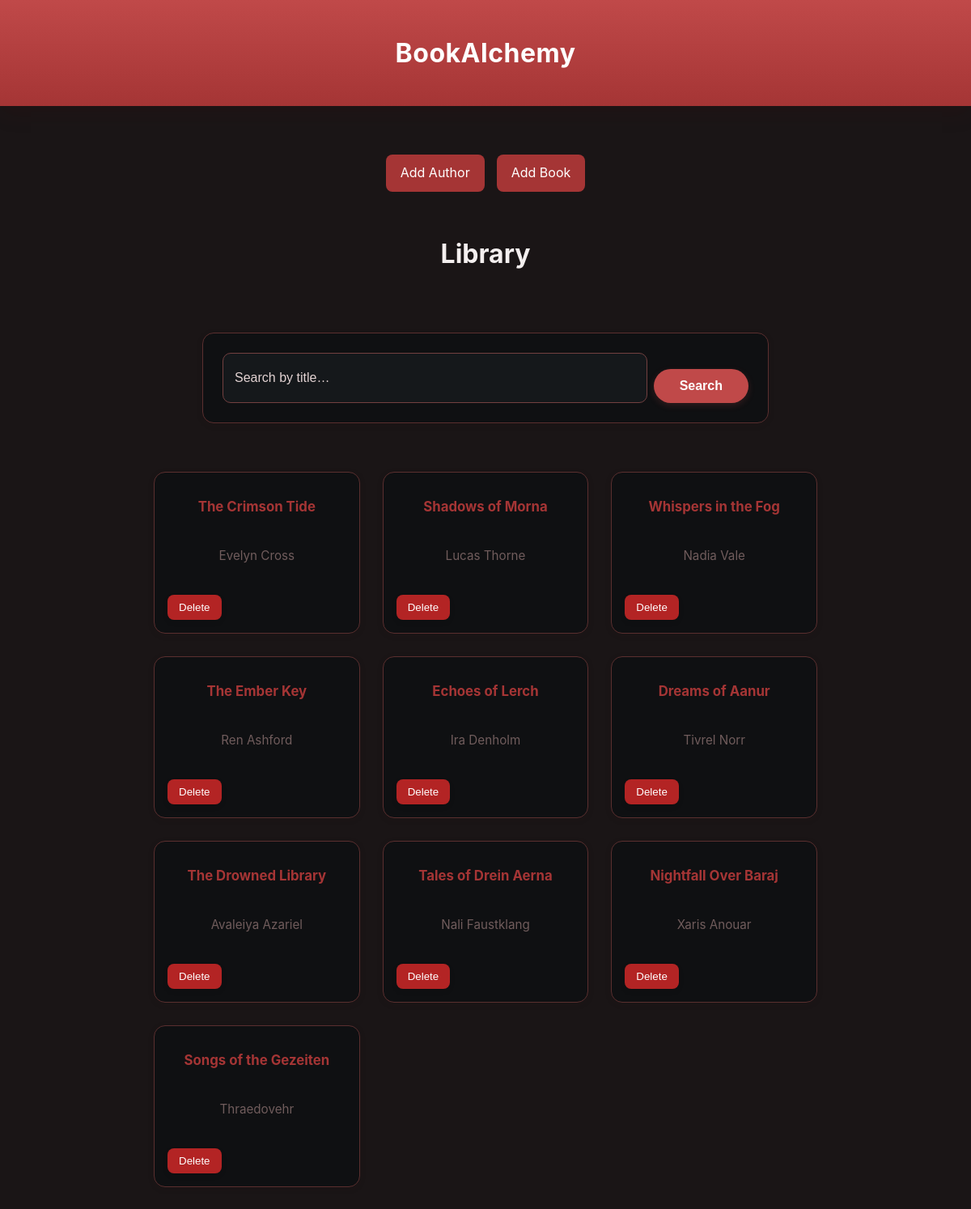
The page / on the database its author committed.
### data_models.py (models this page shows, shortened)
class Book(db.Model):
    __tablename__ = "book"
    id = db.Column(db.Integer, primary_key=True, autoincrement=True)
    isbn = db.Column(db.String(20), unique=True, nullable=False)
    title = db.Column(db.String(150), nullable=False)
    publication_year = db.Column(db.Integer)
    author_id = db.Column(db.Integer, db.ForeignKey('author.id'))
    author = db.relationship('Author', backref='books', lazy=True)
    __table_args__ = (
        db.CheckConstraint("publication_year IS NULL OR publication_year >= 0", name="ck_book_pubyear_nonneg"),
    )

class Author(db.Model):
    __tablename__ = "author"
    id = db.Column(db.Integer, primary_key=True, autoincrement=True)
    name = db.Column(db.String(100), nullable=False)
    birth_date = db.Column(db.String(20))
    date_of_death = db.Column(db.String(20))

### app.py (the view)
@app.route("/", methods=["GET"])
def home():
    q = request.args.get("q", "").strip()
    query = Book.query
    if q:
        query = query.filter(Book.title.ilike(f"%{q}%"))  # LIKE '%q%'
    books = query.all()
    no_results = bool(q) and not books
    return render_template("home.html", books=books, q=q, no_results=no_results)

### templates/home.html (shortened to what this page needs)
<!doctype html>
<html lang="en">
  <head>
    <link rel="stylesheet" href="{{ url_for('static', filename='style.css') }}">
  </head>
  <body class="theme-dark">
    <header>
      <a href="{{ url_for('home') }}" class="logo">BookAlchemy</a>
    </header>
    <div class="container center-flex">
      <div class="nav">
        <a href="{{ url_for('add_author') }}">Add Author</a>
        <a href="{{ url_for('add_book') }}">Add Book</a>
      </div>
      <h1 class="center">Library</h1>
      <form method="get" action="{{ url_for('home') }}" class="search-form card">
        <input type="text" name="q" placeholder="Search by title…" value="{{ q|default('') }}">
        <button type="submit" class="search-btn">Search</button>
      </form>
      <div class="book-grid">
        {% for b in books %}
          <div class="book-card">
            <h3>{{ b.title }}</h3>
            {% if b.author %}<p>{{ b.author.name }}</p>{% endif %}
            <form method="post" action="{{ url_for('delete_book', book_id=b.id) }}">
              <button type="submit" class="delete-btn">Delete</button>
            </form>
          </div>
        {% else %}
          <p class="center">No books yet.</p>
        {% endfor %}
      </div>
    </div>
  </body>
</html>

### static/style.css (style rules this page uses)
:root { --bg: #f9f6f6; --ink: #2b1a1a; --muted: #705c5c; --panel: #ffffff; --line: #e5caca; --accent: #c04949; --accent-2: #a53535; --info: #d37272; --danger: #b32424; --radius: 14px; --shadow-sm: 0 2px 8px rgba(50, 0, 0, 0.08); --shadow-md: 0 10px 24px rgba(70, 0, 0, 0.12); }
* { box-sizing: border-box; }
html, body { height: 100%; }
body { margin: 0; font-family: "Inter", ui-sans-serif, system-ui, -apple-system, Segoe UI, Roboto, Helvetica, Arial, "Apple Color Emoji","Segoe UI Emoji"; background: var(--bg); color: var(--ink); line-height: 1.6; display: flex; flex-direction: column; align-items: center; }
header { background: linear-gradient(180deg, var(--accent), var(--accent-2)); color: #fff; text-align: center; padding: 40px 16px; font-size: 2rem; font-weight: 700; box-shadow: var(--shadow-md); width: 100%; }
.container { max-width: 900px; width: 100%; margin: 40px auto; padding: 0 20px; display: flex; flex-direction: column; align-items: center; }
.card { background: var(--panel); border: 1px solid var(--line); border-radius: var(--radius); box-shadow: var(--shadow-sm); width: 100%; max-width: 700px; margin: 20px 0; padding: 24px; text-align: center; }
.nav { display: flex; justify-content: center; gap: 15px; margin: 20px 0 30px; }
.nav a { padding: 10px 18px; background: var(--accent); color: #fff; border-radius: 8px; text-decoration: none; transition: background 0.2s ease, transform 0.1s ease; }
.search-form { display: flex; gap: 8px; }
.search-form input { padding: 10px 14px; border: 1px solid var(--line); border-radius: 8px; font-size: 1rem; background: #fff; min-width: 240px; }
.search-btn { background: var(--accent); color: #fff; border: none; padding: 12px 32px; border-radius: 30px; font-size: 1rem; font-weight: 600; cursor: pointer; transition: all 0.25s ease; display: block; margin: 20px auto 0; box-shadow: 0 3px 8px rgba(192, 73, 73, 0.2); }
form { width: 100%; max-width: 600px; background: var(--panel); border: 1px solid var(--line); border-radius: var(--radius); box-shadow: var(--shadow-sm); padding: 30px; text-align: left; }
input[type="text"], input[type="number"], select { width: 100%; padding: 12px 14px; border-radius: 10px; border: 1px solid var(--line); background: #fff; font-size: 1rem; transition: border-color 0.2s ease, box-shadow 0.2s ease; }
input::placeholder { color: #b78e8e; }
.book-grid { display: grid; grid-template-columns: repeat(3, 1fr); gap: 24px; justify-content: center; align-items: stretch; width: 100%; max-width: 900px; margin: 40px auto 80px; padding: 0 20px; }
.book-card { background: var(--panel); border: 1px solid var(--line); border-radius: 14px; padding: 16px; text-align: center; box-shadow: var(--shadow-sm); transition: transform 0.15s ease, box-shadow 0.15s ease; display: flex; flex-direction: column; justify-content: space-between; align-items: center; min-height: 200px; }
.book-card h3 { margin: 6px 0 4px; font-size: 1.05rem; font-weight: 700; color: var(--accent-2); min-height: 2.4em; display: flex; align-items: center; justify-content: center; }
.book-card p { margin: 0 0 10px 0; font-size: 0.95rem; color: var(--muted); min-height: 1.4em; display: flex; align-items: center; justify-content: center; }
.book-card .delete-btn { align-self: center; background: var(--danger); color: #fff; border: none; padding: 8px 14px; border-radius: 8px; cursor: pointer; transition: background 0.2s ease, transform 0.1s ease; box-shadow: 0 3px 6px rgba(0, 0, 0, 0.1); }
.center { text-align: center; }
header a.logo { color: #fff; text-decoration: none; font-weight: 700; font-size: 2rem; letter-spacing: 0.5px; transition: opacity 0.2s ease; }
.theme-dark { background: #1a1516; color: #f4efef; }
.theme-dark header { box-shadow: var(--shadow-md); }
.theme-dark .card, .theme-dark form.card, .theme-dark .book-card { background: #0f1012; border: 1px solid #5a2f2f; color: #f4efef; }
.theme-dark input[type="text"], .theme-dark input[type="number"], .theme-dark select { background: #15181b; color: #f4efef; border: 1px solid #734040; }
.theme-dark input::placeholder { color: #e2d2d2; }
.theme-dark .nav a { background: var(--accent-2); }
.theme-dark .book-grid { gap: 28px; }
.book-card form { background: transparent; border: 0; padding: 0; box-shadow: none; }

### rows shown on the page
Book: title "The Crimson Tide", author.name "Evelyn Cross"
Book: title "Shadows of Morna", author.name "Lucas Thorne"
Book: title "Whispers in the Fog", author.name "Nadia Vale"
Book: title "The Ember Key", author.name "Ren Ashford"
Book: title "Echoes of Lerch", author.name "Ira Denholm"
Book: title "Dreams of Aanur", author.name "Tivrel Norr"
Book: title "The Drowned Library", author.name "Avaleiya Azariel"
Book: title "Tales of Drein Aerna", author.name "Nali Faustklang"
Book: title "Nightfall Over Baraj", author.name "Xaris Anouar"
Book: title "Songs of the Gezeiten", author.name "Thraedovehr"
